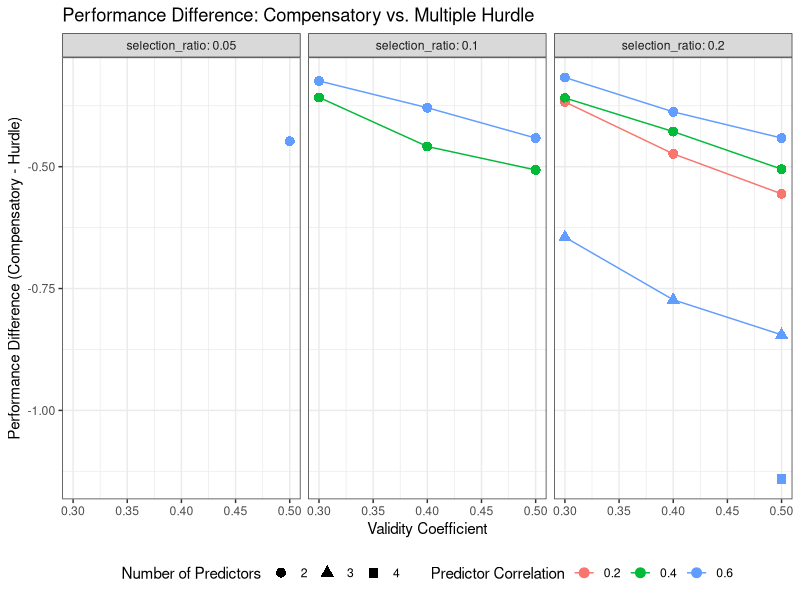
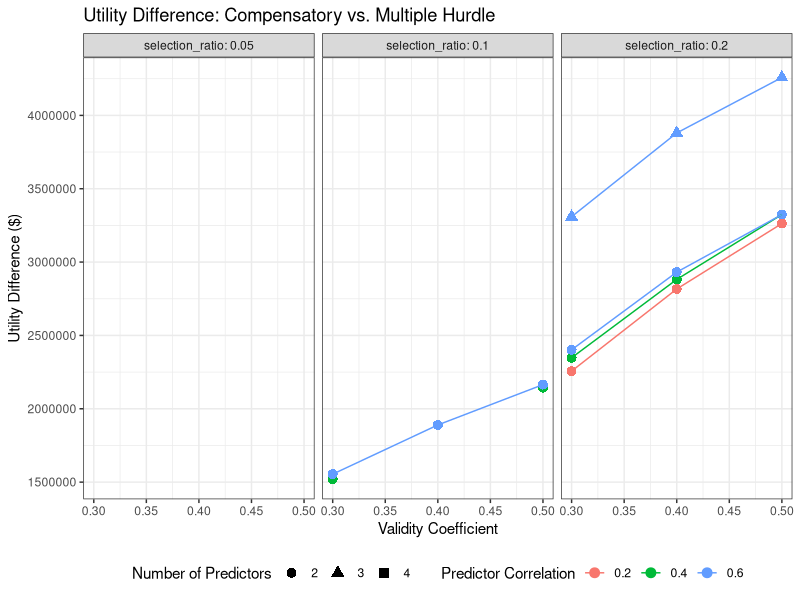

These figures' R source, in order:
# Ock & Oswald (2018) Reproducibility Analysis
# "Comparing Compensatory and Multiple Hurdle Selection Models"
#
# This script replicates the comparison of compensatory and multiple hurdle
# selection models as described in Ock & Oswald (2018).

# =============================================================================
# SETUP AND LIBRARIES
# =============================================================================

# Load required libraries
library(dplyr)
library(ggplot2)
library(psych)
library(MASS)
library(knitr)
library(kableExtra)
library(gridExtra)
library(corrplot)

# Explicitly use dplyr select to avoid conflict with MASS
select <- dplyr::select

# Set random seed for reproducibility
set.seed(12345)

# Create figures directory if it doesn't exist
if (!dir.exists("figures")) {
  dir.create("figures")
}

# =============================================================================
# STUDY PARAMETERS (Based on Ock & Oswald, 2018)
# =============================================================================

# Define study parameters
study_params <- list(
  # Sample sizes
  n_applicants = 1000,
  n_selected = 100,  # 10% selection ratio
  
  # Validity coefficients for different predictors
  validities = c(0.30, 0.40, 0.50),  # Range of validities
  
  # Intercorrelations between predictors
  predictor_correlations = c(0.20, 0.40, 0.60),  # Range of correlations
  
  # Selection ratios
  selection_ratios = c(0.05, 0.10, 0.20),  # 5%, 10%, 20%
  
  # Number of predictors
  n_predictors = c(2, 3, 4),  # Different numbers of predictors
  
  # Monte Carlo iterations
  n_iterations = 1000
)

# =============================================================================
# UTILITY ANALYSIS FUNCTIONS
# =============================================================================

# Traditional utility analysis function (Brogden-Cronbach-Gleser)
calculate_utility <- function(validity, selection_ratio, n_selected, mean_salary, sdy_ratio = 0.40) {
  sdy <- sdy_ratio * mean_salary
  z_score <- qnorm(1 - selection_ratio)
  ordinate <- dnorm(z_score)
  
  utility <- n_selected * sdy * validity * (ordinate / selection_ratio)
  return(utility)
}

# Calculate composite validity for multiple predictors
calculate_composite_validity <- function(validities, correlations, weights = NULL) {
  n_pred <- length(validities)
  
  # If weights not provided, use equal weights
  if (is.null(weights)) {
    weights <- rep(1/n_pred, n_pred)
  }
  
  # Create correlation matrix
  if (length(correlations) == 1) {
    # If single correlation provided, create matrix with that correlation
    cor_matrix <- matrix(correlations, n_pred, n_pred)
    diag(cor_matrix) <- 1
  } else {
    # Use provided correlation matrix
    cor_matrix <- correlations
  }
  
  # Calculate composite validity using formula from Schmidt & Hunter (1977)
  numerator <- sum(weights * validities)
  denominator <- sqrt(sum(weights^2) + 2 * sum(weights[1:(n_pred-1)] * 
                                               weights[2:n_pred] * 
                                               cor_matrix[upper.tri(cor_matrix)]))
  
  composite_validity <- numerator / denominator
  return(composite_validity)
}

# =============================================================================
# SELECTION MODEL FUNCTIONS
# =============================================================================

# Compensatory selection model
compensatory_selection <- function(scores, selection_ratio) {
  # Calculate composite score (simple average)
  composite_score <- rowMeans(scores)
  
  # Determine cutoff score
  cutoff <- quantile(composite_score, 1 - selection_ratio)
  
  # Select candidates above cutoff
  selected <- composite_score >= cutoff
  
  return(list(
    selected = selected,
    composite_scores = composite_score,
    cutoff = cutoff
  ))
}

# Multiple hurdle selection model
multiple_hurdle_selection <- function(scores, selection_ratio) {
  n_candidates <- nrow(scores)
  n_predictors <- ncol(scores)
  
  # Calculate individual cutoffs for each predictor
  # Use equal selection ratios for each hurdle
  hurdle_ratio <- 1 - (1 - selection_ratio)^(1/n_predictors)
  
  cutoffs <- apply(scores, 2, function(x) quantile(x, 1 - hurdle_ratio))
  
  # Apply hurdles sequentially
  selected <- rep(TRUE, n_candidates)
  
  for (i in 1:n_predictors) {
    selected <- selected & (scores[, i] >= cutoffs[i])
  }
  
  return(list(
    selected = selected,
    cutoffs = cutoffs,
    hurdle_ratio = hurdle_ratio
  ))
}

# =============================================================================
# MONTE CARLO SIMULATION FUNCTIONS
# =============================================================================

# Generate synthetic data
generate_synthetic_data <- function(n_applicants, n_predictors, validities, correlation) {
  # Create correlation matrix
  cor_matrix <- matrix(correlation, n_predictors, n_predictors)
  diag(cor_matrix) <- 1
  
  # Generate predictor scores (multivariate normal)
  predictor_scores <- mvrnorm(n_applicants, 
                             mu = rep(0, n_predictors), 
                             Sigma = cor_matrix)
  
  # Generate criterion scores (job performance)
  # Add some error to make validities realistic
  criterion_scores <- rnorm(n_applicants, 0, 1)
  
  # Create predictor-criterion relationships based on validities
  for (i in 1:n_predictors) {
    criterion_scores <- criterion_scores + validities[i] * predictor_scores[, i]
  }
  
  # Standardize criterion scores
  criterion_scores <- scale(criterion_scores)[, 1]
  
  return(list(
    predictors = predictor_scores,
    criterion = criterion_scores
  ))
}

# Run single simulation
run_single_simulation <- function(params) {
  # Generate data
  data <- generate_synthetic_data(
    n_applicants = params$n_applicants,
    n_predictors = params$n_predictors,
    validities = params$validities,
    correlation = params$correlation
  )
  
  # Apply compensatory selection
  comp_result <- compensatory_selection(data$predictors, params$selection_ratio)
  
  # Apply multiple hurdle selection
  hurdle_result <- multiple_hurdle_selection(data$predictors, params$selection_ratio)
  
  # Calculate performance of selected candidates
  comp_performance <- mean(data$criterion[comp_result$selected])
  hurdle_performance <- mean(data$criterion[hurdle_result$selected])
  
  # Calculate utility (assuming mean salary of $50,000)
  mean_salary <- 50000
  
  # For compensatory model
  comp_utility <- calculate_utility(
    validity = cor(data$criterion, comp_result$composite_scores),
    selection_ratio = params$selection_ratio,
    n_selected = sum(comp_result$selected),
    mean_salary = mean_salary
  )
  
  # For hurdle model - calculate composite score for selected candidates
  hurdle_composite <- rowMeans(data$predictors[hurdle_result$selected, , drop = FALSE])
  hurdle_utility <- calculate_utility(
    validity = cor(data$criterion[hurdle_result$selected], hurdle_composite),
    selection_ratio = params$selection_ratio,
    n_selected = sum(hurdle_result$selected),
    mean_salary = mean_salary
  )
  
  return(list(
    compensatory_performance = comp_performance,
    hurdle_performance = hurdle_performance,
    compensatory_utility = comp_utility,
    hurdle_utility = hurdle_utility,
    compensatory_selected = sum(comp_result$selected),
    hurdle_selected = sum(hurdle_result$selected)
  ))
}

# =============================================================================
# MAIN ANALYSIS
# =============================================================================

cat("=== OCK & OSWALD (2018) REPRODUCTION ANALYSIS ===\n\n")

# Initialize results storage
results <- list()

# Run simulations across different parameter combinations
cat("Running Monte Carlo simulations...\n")

for (n_pred in study_params$n_predictors) {
  for (validity in study_params$validities) {
    for (correlation in study_params$predictor_correlations) {
      for (selection_ratio in study_params$selection_ratios) {
        
        cat(sprintf("Simulating: %d predictors, validity=%.2f, correlation=%.2f, selection_ratio=%.2f\n",
                   n_pred, validity, correlation, selection_ratio))
        
        # Set parameters for this simulation
        sim_params <- list(
          n_applicants = study_params$n_applicants,
          n_predictors = n_pred,
          validities = rep(validity, n_pred),
          correlation = correlation,
          selection_ratio = selection_ratio
        )
        
        # Run multiple iterations
        sim_results <- replicate(study_params$n_iterations, 
                               run_single_simulation(sim_params), 
                               simplify = FALSE)
        
        # Aggregate results
        comp_perf <- sapply(sim_results, function(x) x$compensatory_performance)
        hurdle_perf <- sapply(sim_results, function(x) x$hurdle_performance)
        comp_util <- sapply(sim_results, function(x) x$compensatory_utility)
        hurdle_util <- sapply(sim_results, function(x) x$hurdle_utility)
        
        # Store results
        result_key <- sprintf("n%d_v%.2f_c%.2f_s%.2f", n_pred, validity, correlation, selection_ratio)
        results[[result_key]] <- list(
          parameters = sim_params,
          compensatory_performance = comp_perf,
          hurdle_performance = hurdle_perf,
          compensatory_utility = comp_util,
          hurdle_utility = hurdle_util,
          performance_difference = comp_perf - hurdle_perf,
          utility_difference = comp_util - hurdle_util
        )
      }
    }
  }
}

# =============================================================================
# RESULTS ANALYSIS
# =============================================================================

cat("\nAnalyzing results...\n")

# Create summary statistics
summary_stats <- data.frame()

for (result_name in names(results)) {
  result <- results[[result_name]]
  
  # Extract parameters from result name
  params <- strsplit(result_name, "_")[[1]]
  n_pred <- as.numeric(substr(params[1], 2, 2))
  validity <- as.numeric(substr(params[2], 2, 5))
  correlation <- as.numeric(substr(params[3], 2, 5))
  selection_ratio <- as.numeric(substr(params[4], 2, 5))
  
  # Calculate summary statistics
  summary_stats <- rbind(summary_stats, data.frame(
    n_predictors = n_pred,
    validity = validity,
    correlation = correlation,
    selection_ratio = selection_ratio,
    comp_perf_mean = mean(result$compensatory_performance),
    comp_perf_sd = sd(result$compensatory_performance),
    hurdle_perf_mean = mean(result$hurdle_performance),
    hurdle_perf_sd = sd(result$hurdle_performance),
    comp_util_mean = mean(result$compensatory_utility),
    comp_util_sd = sd(result$compensatory_utility),
    hurdle_util_mean = mean(result$hurdle_utility),
    hurdle_util_sd = sd(result$hurdle_utility),
    perf_diff_mean = mean(result$performance_difference),
    perf_diff_sd = sd(result$performance_difference),
    util_diff_mean = mean(result$utility_difference),
    util_diff_sd = sd(result$utility_difference)
  ))
}

# =============================================================================
# VISUALIZATION
# =============================================================================

cat("Creating visualizations...\n")

# Performance comparison plot
p1 <- ggplot(summary_stats, aes(x = validity, y = perf_diff_mean, 
                               color = factor(correlation), 
                               shape = factor(n_predictors))) +
  geom_point(size = 3) +
  geom_line(aes(group = interaction(correlation, n_predictors))) +
  facet_wrap(~selection_ratio, labeller = label_both) +
  labs(title = "Performance Difference: Compensatory vs. Multiple Hurdle",
       x = "Validity Coefficient",
       y = "Performance Difference (Compensatory - Hurdle)",
       color = "Predictor Correlation",
       shape = "Number of Predictors") +
  theme_bw() +
  theme(legend.position = "bottom",
        panel.background = element_rect(fill = "white"),
        plot.background = element_rect(fill = "white")) +
  scale_y_continuous(limits = c(NA, NA))  # Remove automatic limits

ggsave("figures/performance_comparison.png", p1, width = 10, height = 8)

# Utility comparison plot
p2 <- ggplot(summary_stats, aes(x = validity, y = util_diff_mean, 
                               color = factor(correlation), 
                               shape = factor(n_predictors))) +
  geom_point(size = 3) +
  geom_line(aes(group = interaction(correlation, n_predictors))) +
  facet_wrap(~selection_ratio, labeller = label_both) +
  labs(title = "Utility Difference: Compensatory vs. Multiple Hurdle",
       x = "Validity Coefficient",
       y = "Utility Difference ($)",
       color = "Predictor Correlation",
       shape = "Number of Predictors") +
  theme_bw() +
  theme(legend.position = "bottom",
        panel.background = element_rect(fill = "white"),
        plot.background = element_rect(fill = "white")) +
  scale_y_continuous(limits = c(NA, NA))  # Remove automatic limits

ggsave("figures/utility_comparison.png", p2, width = 10, height = 8)

# =============================================================================
# SAVE RESULTS
# =============================================================================

cat("Saving results...\n")

# Save all results
save(results, summary_stats, study_params, 
     file = "ock_oswald_2018_results.RData")

# Create summary table
summary_table <- summary_stats %>%
  select(n_predictors, validity, correlation, selection_ratio,
         comp_perf_mean, hurdle_perf_mean, perf_diff_mean,
         comp_util_mean, hurdle_util_mean, util_diff_mean) %>%
  mutate(
    comp_perf_mean = round(comp_perf_mean, 3),
    hurdle_perf_mean = round(hurdle_perf_mean, 3),
    perf_diff_mean = round(perf_diff_mean, 3),
    comp_util_mean = round(comp_util_mean, 0),
    hurdle_util_mean = round(hurdle_util_mean, 0),
    util_diff_mean = round(util_diff_mean, 0)
  )

# Display summary
cat("\n=== SUMMARY RESULTS ===\n")
print(summary_table)

cat("\nAnalysis complete! Results saved to ock_oswald_2018_results.RData\n")
cat("Figures saved to figures/ directory\n") 
